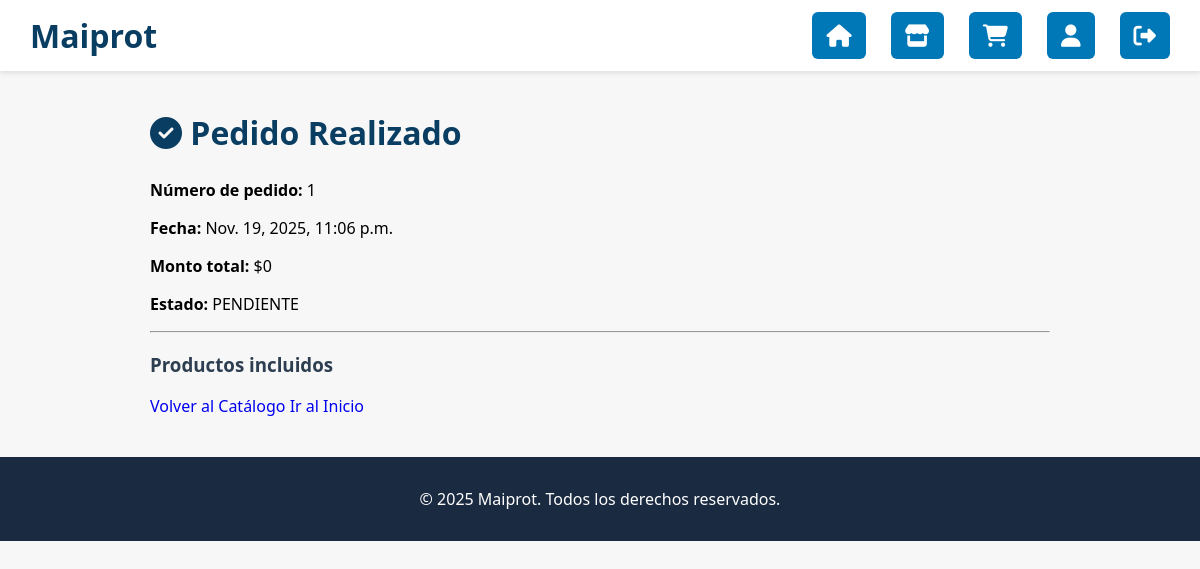
Screenshot of /pedido/1/ (signed in) with the database file from the repository.
### appweb/models.py (models this page shows, shortened)
class Pedido(models.Model):
    ESTADOS = [
        ('PENDIENTE', 'Pendiente'),
        ('PROCESO', 'En Proceso'),
        ('COMPLETADO', 'Completado'),
        ('CANCELADO', 'Cancelado'),
    ]
    usuario = models.ForeignKey(User, on_delete=models.CASCADE, related_name='pedidos')
    fecha_pedido = models.DateTimeField(default=timezone.now)
    monto_total = models.DecimalField(max_digits=10, decimal_places=2, default=0.00)
    estado = models.CharField(max_length=10, choices=ESTADOS, default='PENDIENTE')
    urgente = models.BooleanField(default=False)
    plazo_dias = models.PositiveIntegerField(default=7)

### appweb/views.py (the view)
# urls.py: path('pedido/<int:pedido_id>/', views.ver_pedido, name='ver_pedido'),
@login_required
def ver_pedido(request, pedido_id):
    pedido = get_object_or_404(Pedido, id=pedido_id, usuario=request.user)
    detalles = pedido.detalles.all()
    return render(request, "ver_pedido.html", {
        "pedido": pedido,
        "detalles": detalles
    })

### appweb/templates/ver_pedido.html (shortened to what this page needs)
{% extends "base.html" %}
{% load static %}
{% block content %}
<div class="pedido-wrapper">
    <h2 class="pedido-titulo"><i class="fa-solid fa-check-circle"></i> Pedido Realizado</h2>
    <div class="pedido-resumen">
        <p><strong>Número de pedido:</strong> {{ pedido.id }}</p>
        <p><strong>Fecha:</strong> {{ pedido.fecha_pedido }}</p>
        <p><strong>Monto total:</strong> ${{ pedido.monto_total|floatformat:0 }}</p>
        <p><strong>Estado:</strong> {{ pedido.estado }}</p>
        <hr>
        <h3>Productos incluidos</h3>
        <div class="pedido-botones">
            <a href="{% url 'catalogo' %}" class="btn-volver">Volver al Catálogo</a>
            <a href="{% url 'inicio' %}" class="btn-inicio">Ir al Inicio</a>
        </div>
    </div>
</div>
{% endblock %}

### appweb/static/appweb/css/style.css (style rules this page uses)
body { font-family: 'Segoe UI', sans-serif; background: #f7f7f7; margin: 0; padding: 0; }
h1, h2, h3 { color: #2c3e50; }
a { text-decoration: none; }
.pedido-wrapper { width: 90%; max-width: 900px; margin: 40px auto; }
.pedido-titulo { font-size: 2rem; font-weight: bold; color: #0a3d62; margin-bottom: 25px; }
.pedido-resumen { margin-bottom: 25px; }

### rows the page displays
Pedido: id "1", fecha_pedido "Nov. 19, 2025, 11:06 p.m.", monto_total "0", estado "PENDIENTE"
